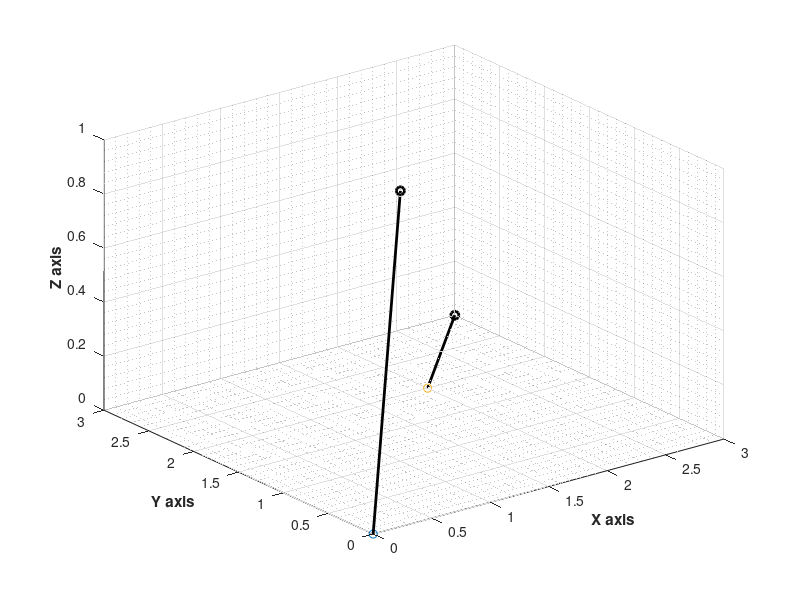

This chart was generated by the following MATLAB code:
plot3(0, 0, 0, 'o', 1, 1, 1, 'o', 'color',[0 0 0], 'LineWidth', 2);

hold on
plot3(2, 2, 0, 'o', 3, 3, 0, 'o', 'color',[0 0 0], 'LineWidth', 2);
hold off

x1 = [0, 1];
y1 = [0, 1];
z1 = [0, 1];

hold on
plot3(x1, y1, z1, 'k-', 'color',[0 0 0], 'LineWidth', 2);
hold off

p7 = [2, 2, 0];
p8 = [3, 3, 0];

hold on
plot([p7(1) p8(1)], [p7(2) p8(2)], 'color',[0 0 0], 'LineWidth', 2);
hold off

grid on
grid minor

xlabel('X axis','fontweight','bold')
ylabel('Y axis','fontweight','bold')
zlabel('Z axis','fontweight','bold')